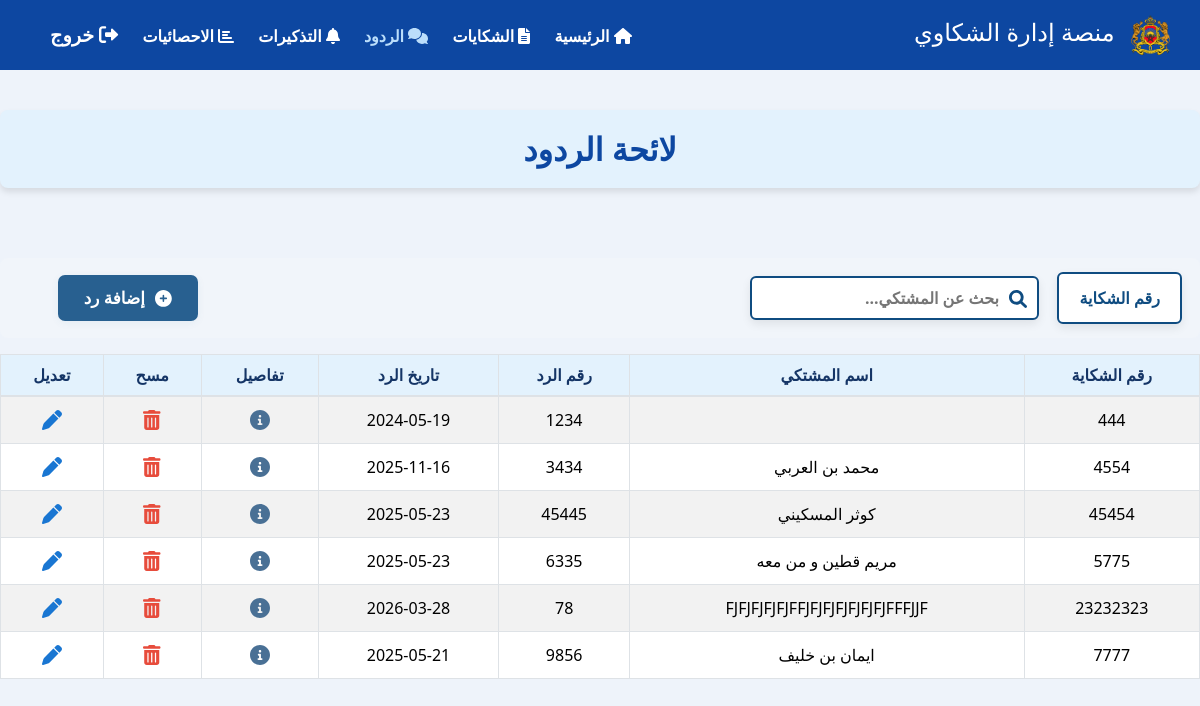
Screenshot of /reponses.php with the database file from the repository.
### tables this page shows
CREATE TABLE `reclamant` (
  `id` int(11) NOT NULL,
  `CIN` varchar(30) NOT NULL,
  `Adresse` varchar(100) NOT NULL,
  `tel` varchar(20) NOT NULL,
  `reclamant` varchar(100) DEFAULT NULL
);

CREATE TABLE `reclamation` (
  `numR` varchar(30) NOT NULL,
  `date` date NOT NULL,
  `sujet` text NOT NULL,
  `source` varchar(300) NOT NULL,
  `defendeur` varchar(200) NOT NULL,
  `region` varchar(300) NOT NULL,
  `numEnvois` varchar(100) NOT NULL,
  `dateEnvois` date NOT NULL,
  `etatRec` varchar(255) DEFAULT 'قيد المعالجة',
  `reclamant` int(11) NOT NULL,
  `chemin` varchar(300) NOT NULL
);

CREATE TABLE `reponse` (
  `numRep` varchar(300) NOT NULL,
  `dateRep` date NOT NULL,
  `resume` text NOT NULL,
  `remarque` text NOT NULL,
  `NumReclamation` varchar(30) NOT NULL
);

### fonctions.php (called while the page is built, shortened)
<?php
$con=mysqli_connect("localhost","root","","reclamation");
function listerReponse($nom) {
    global $con;
    if (empty($nom)) {
        $req = "SELECT numR,reclamant.reclamant , numRep, dateRep, resume, remarque
                FROM reclamant, reclamation, reponse
                WHERE id = reclamation.reclamant AND numR = reponse.NumReclamation";
    }
    return mysqli_query($con, $req);
}
?>

### reponses.php (the view, shortened to what this page needs)
<!DOCTYPE html>
<html lang="ar" dir="rtl">
<?php  include_once "fonctions.php" ;
?>
<head>
    <link href="./cssTBord/bootstrap.rtl.min.css" rel="stylesheet">
    <link href="./cssTBord/all.min.css" rel="stylesheet">
</head>
<header class="topbar">
  <h3><img src="./cssTBord/R.png" alt="Logo" style="height:40px; vertical-align: middle; margin-left: 10px;"> منصة إدارة الشكاوي</h3>
  <nav>
    <a href="nouveau.php"><i class="fas fa-home"></i> الرئيسية</a>
    <a href="reclamations.php" ><i class="fas fa-file-alt"></i> الشكايات</a>
    <a href="reponses.php"  class="active"><i class="fas fa-comments"></i> الردود</a>
    <a href="rappel.php"><i class="fas fa-bell"></i> التذكيرات</a>
	<a href="Statistics.php"><i class="fas fa-chart-bar"></i>  الاحصائيات</a>
    <a href="logout.php" class="logout"><i class="fas fa-sign-out-alt"></i> خروج</a>
  </nav>
</header>
<body>
            <div class="main-menu-title">لائحة الردود</div>
 <form class="filter-bar mb-3" method="GET" style="gap: 18px;">
			<div class="form-group mb-0">
        <div class="custom-select">
            <select id="numR" name="numR" onchange="this.form.submit()" >
                <option value="" selected disabled>رقم الشكاية</option>
                <?php
                $req="select distinct numR  from reclamation";
				$res=mysqli_query($con,$req);
                ?>
            </select>
        </div>
    </div>
    <div class="form-group mb-0" style="position:relative; min-width:220px;">
        <input
            type="text" name="reclamant" id="reclamant" class="search-input"
            placeholder="بحث عن المشتكي..."
            style="padding-right: 38px; font-weight: bold; color: #0f4c81; border: 2px solid #0f4c81; border-radius: 6px; box-shadow: 0 4px 10px rgba(0,0,0,0.08); font-size: 16px; height: 44px; width: 100%;"
        >
        <span style="position:absolute; right:12px; top:10px; color:#0f4c81; font-size:18px; pointer-events:none;">
        </span>
    </div>
    <div class="form-group mb-0 d-flex align-items-center" style="margin-right:auto; min-width:180px;">
        <a href="ajoutReponse.php" class="btn btn-ajout"
           style="background-color: #286090; color: #fff; font-weight: bold; border-radius: 7px; padding: 10px 26px; font-size: 1.05rem; box-shadow: 0 2px 8px rgba(40,96,144,0.06); border:none; transition: background 0.2s; white-space: nowrap;">
           <i class="fas fa-plus-circle" style="margin-left:6px;"></i> إضافة رد
        </a>
    </div>
</form>
                <div class="table-responsive">
                    <table class="table table-bordered table-hover align-middle table-striped">
                        <thead>
                          <tr>
						<th>رقم الشكاية</th>
						<th>اسم المشتكي</th>
						<th> رقم الرد</th>
						<th>تاريخ الرد</th>
						<th>تفاصيل</th>
                            <th>مسح</th>
                            <th>تعديل</th>
                          </tr>
                        </thead>
                        <tbody>
                          <?php
						if(isset ($_GET['numR']) && !empty($_GET['numR']) ){
						$numR=$_GET['numR'];
						$req = "SELECT numR, reclamant.reclamant, numRep, dateRep, resume, remarque FROM reclamant, reclamation, reponse
						WHERE id = reclamation.reclamant AND numR = reponse.NumReclamation and numR='$numR'";
						$res=mysqli_query($con,$req);}
						elseif(isset ($_GET['reclamant']) && !empty($_GET['reclamant']) ){
						$reclamant=$_GET['reclamant'];
						$res=listerReponse($reclamant);
						}else{
								$reclamant="";
								$res=listerReponse($reclamant);
						}
							if($res){
                          foreach ($res as $row) {
                              echo "<tr>";
                              echo "<td>".$row['numR']."</td>";
                              echo "<td>".$row['reclamant']."</td>";
                              echo "<td>".$row['numRep']."</td>";
                              echo "<td>".$row['dateRep']."</td>";
							echo "<td><a href='detailsReponse.php?id=" . $row['numR'] . "' class='btn-outline-secondary' title='تفاصيل'><i class='fas fa-info-circle'></i></a></td>";
                              echo "<td>
							  <a href='reponses.php?id=".$row['numRep']."' class='btn-action delete' title='حذف' onclick=\"return confirm('هل أنت متأكد أنك تريد حذف هذه الإجابة؟');\">
							  <i class='fas fa-trash-alt'></i>
								</a></td>";
                              echo "<td><a href='modifReponse.php?id=".$row['numRep']."' class='btn-action' title='تعديل'><i class='fas fa-pen'></i></a></td>";
                              echo "</tr>";
							}}
                          ?>
                        </tbody>
                    </table>
                </div>
</body>
</html>

### reponses.php (style rules this page uses)
body { font-family: 'Segoe UI', Arial, sans-serif; background-color: #eef3fa; margin: 0; padding-top: 40px; }
.topbar { position: fixed; top: 0; right: 0; left: 0; height: 70px; background-color: #0d47a1; color: white; display: flex; align-items: center; justify-content: space-between; padding: 0 30px; z-index: 1000; }
.topbar h3 { margin: 0; font-size: 1.5rem; }
.topbar nav a { color: white; margin-left: 20px; text-decoration: none; font-weight: bold; transition: color 0.3s; }
.topbar nav a:hover, .topbar nav a.active { color: #bbdefb; }
.logout { color: white; font-size: 1.2rem; text-decoration: none; font-weight: bold; }
.main-menu-title { font-size: 32px; color: #0d47a1; background-color: #e3f2fd; padding: 15px; margin: 70px auto; border-radius: 8px; text-align: center; box-shadow: 0 4px 6px rgba(0, 0, 0, 0.1); font-weight: bold; }
.filter-bar { background: #f1f5fa; border-radius: 8px; padding: 14px 18px; margin-bottom: 25px; display: flex; gap: 18px; align-items: center; justify-content: flex-start; }
.custom-select { position: relative; width: auto; }
.custom-select select { font-weight: bold; width: auto; padding: 12px 20px; font-size: 16px; color: #0f4c81; background-color: #fff; border: 2px solid #0f4c81; border-radius: 6px; appearance: none; -webkit-appearance: none; -moz-appearance: none; cursor: pointer; box-shadow: 0 4px 10px rgba(0, 0, 0, 0.08); transition: 0.3s ease-in-out; }
.table thead th { background: #e3f2fd; color: #153566; font-weight: bold; vertical-align: middle; border-bottom: 2.5px solid #dee2e6; text-align: center; }
.table tbody td { text-align: center; }
.btn-action, .btn-outline-secondary { border: none; background: none; color: #1976d2; font-size: 1.25rem; padding: 6px 10px; transition: color 0.2s; }
.btn-outline-secondary { color : #497095; }
.btn-action.delete { color: #e74c3c; }

### rows the page displays
reclamant: reclamation.numR "444", reponse.numRep "1234", reponse.dateRep "2024-05-19"
reclamant: reclamation.numR "4554", reclamant "محمد بن العربي", reponse.numRep "3434", reponse.dateRep "2025-11-16"
reclamant: reclamation.numR "45454", reclamant "كوثر المسكيني", reponse.numRep "45445", reponse.dateRep "2025-05-23"
reclamant: reclamation.numR "5775", reclamant "مريم قطين و من معه", reponse.numRep "6335", reponse.dateRep "2025-05-23"
reclamant: reclamation.numR "23232323", reclamant "FJFJFJFJFJFFJFJFJFJFJFJFJFFFJJF", reponse.numRep "78", reponse.dateRep "2026-03-28"
reclamant: reclamation.numR "7777", reclamant "ايمان بن خليف", reponse.numRep "9856", reponse.dateRep "2025-05-21"
